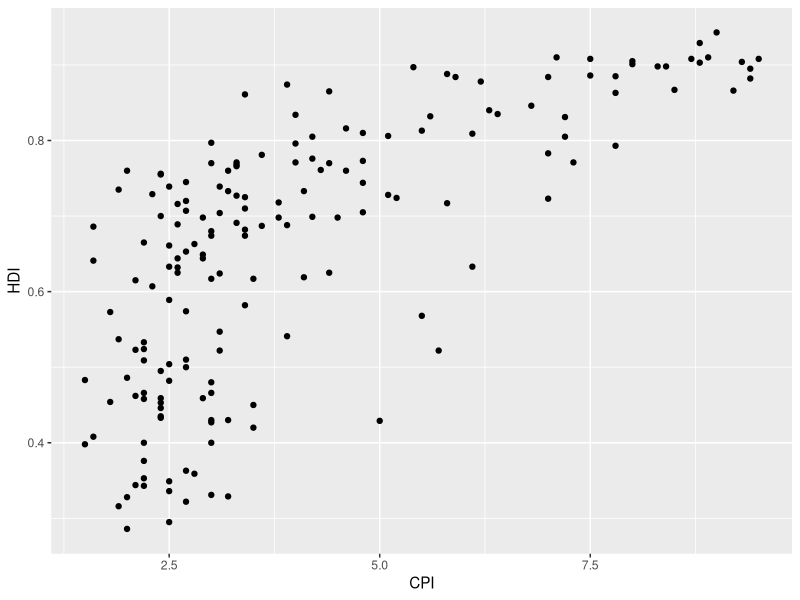
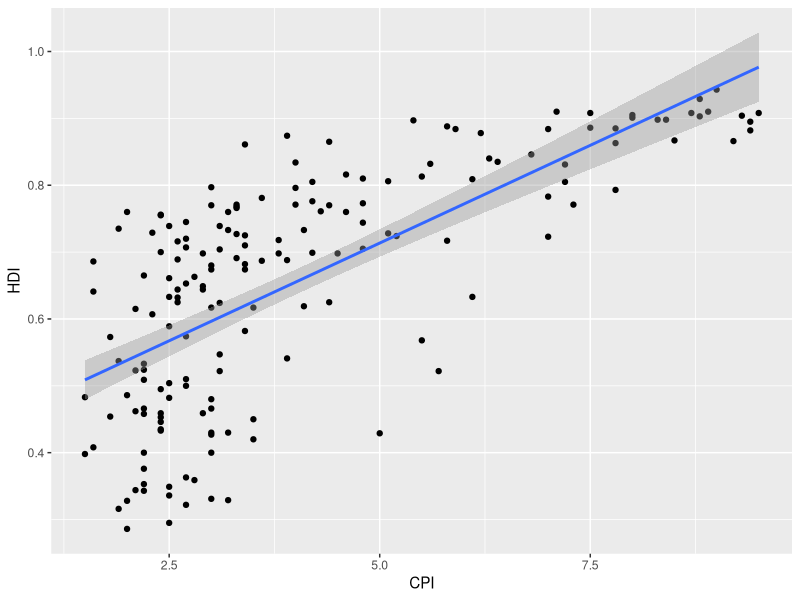
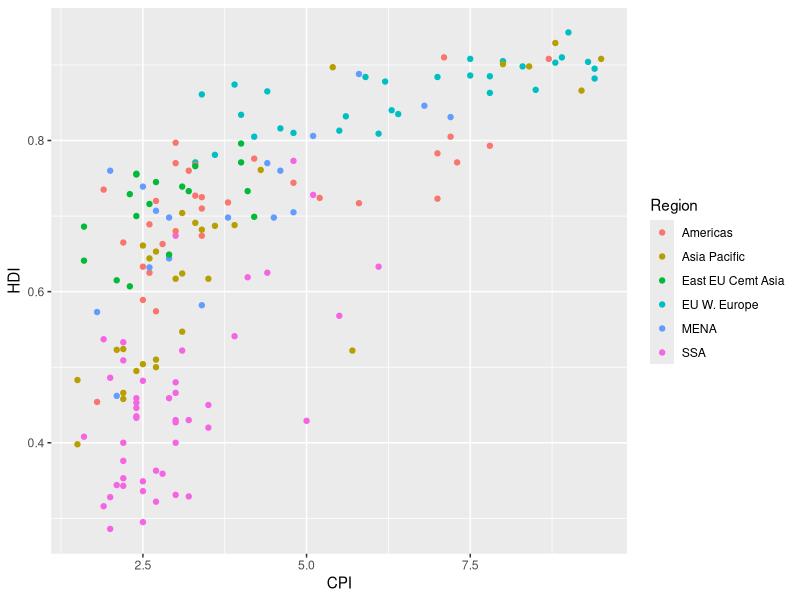
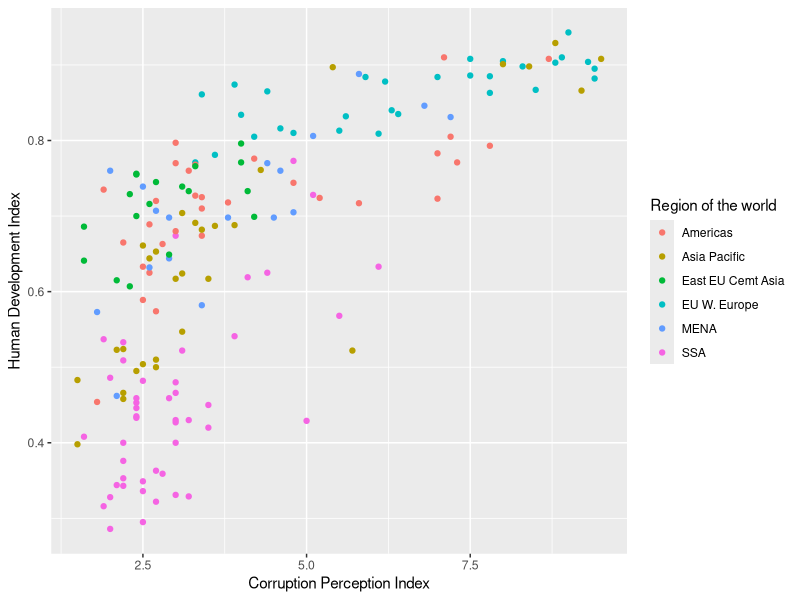
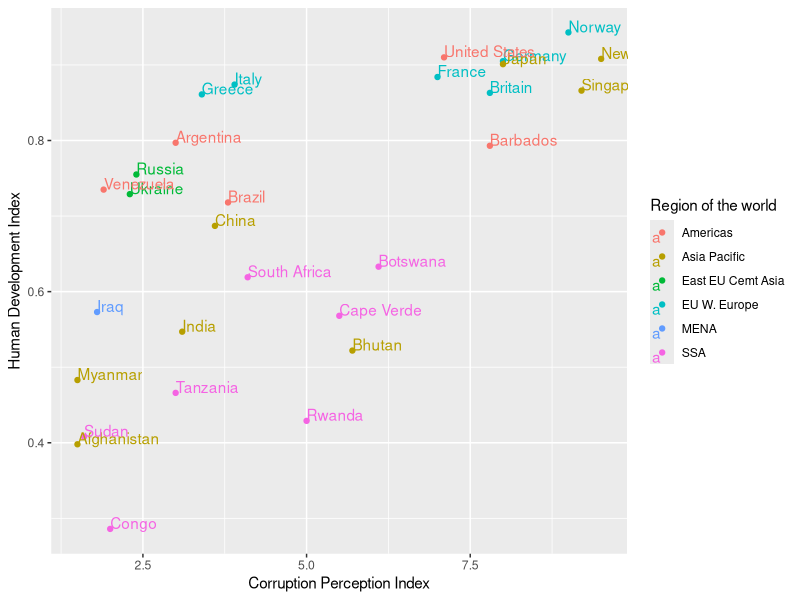

Recreate these plots in R, in order.
# Read economist data into data frame df
df = read.csv("EconomistData.csv")

str(df) # Check the structure of the data frame
summary(df) # Get summary statistics 

#install.packages("ggplot2") # install package to plot data
library(ggplot2) # load package

ggplot(df, aes(x = CPI, y = HDI)) + geom_point() # plot the data
# HDI: "Human Development Index"
# CPI: "Corruption Perception Index"

# Draw a straight line that best "fits" the data
ggplot(df, aes(x = CPI, y = HDI)) +
  geom_point() +
  geom_smooth(method = "lm")

# Color countries based on Region
ggplot(df, aes(x = CPI, y = HDI, color = Region)) +
  geom_point()

# Change X and Y axes titles
ggplot(df, aes(x = CPI, y = HDI, color = Region)) +
  geom_point() +
  scale_x_continuous(name = "Corruption Perception Index") +
  scale_y_continuous(name = "Human Development Index") +
  scale_color_discrete(name = "Region of the world")

# Identify a small subset of countries of interest
pointsToLabel <- c("Russia", "Ukraine", "Venezuela", "Iraq", "Myanmar", "Sudan",
                   "Afghanistan", "Congo", "Greece", "Argentina", "Brazil",
                   "India", "Italy", "China", "South Africa", "Spane",
                   "Botswana", "Cape Verde", "Bhutan", "Rwanda", "France",
                   "United States", "Germany", "Britain", "Barbados", "Norway", "Japan",
                   "New Zealand", "Singapore", "Tanzania")

# Create a new data frame with the selected countries
smallDF = subset(df, Country %in% pointsToLabel)

# Plot the data for the selected countries and name them
ggplot(smallDF, aes(x = CPI, y = HDI, color = Region, , label=Country)) +
  geom_point() + geom_text(aes(label=Country),hjust=0, vjust=0) + 
  scale_x_continuous(name = "Corruption Perception Index") +
  scale_y_continuous(name = "Human Development Index") +
  scale_color_discrete(name = "Region of the world")

